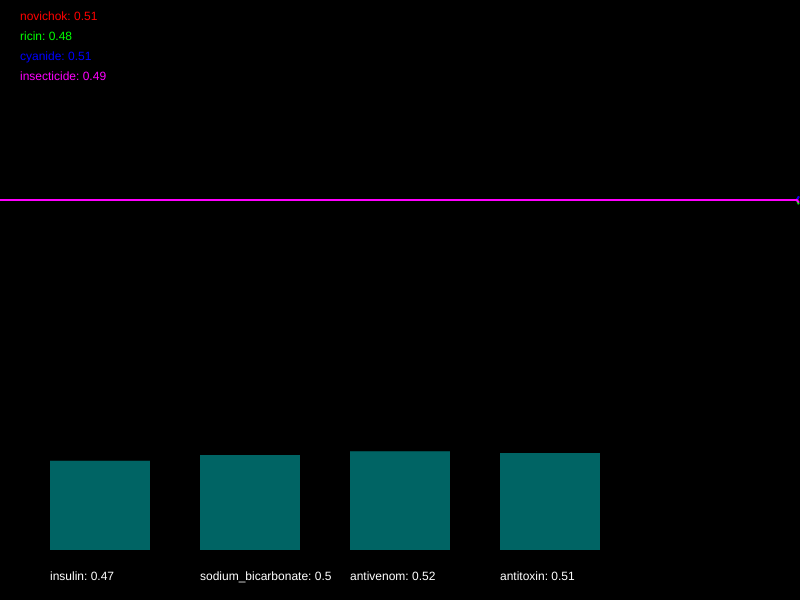
Frame 1 (no input)
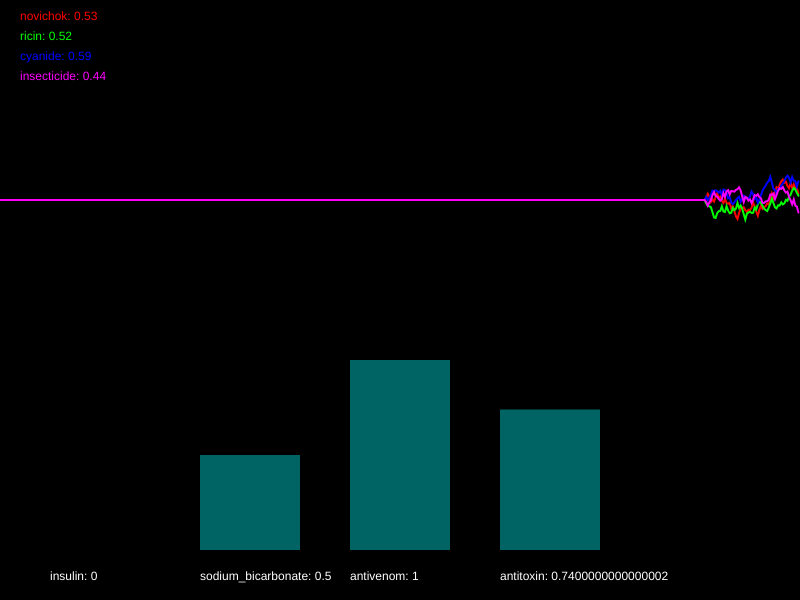
Frame 60 (no input)
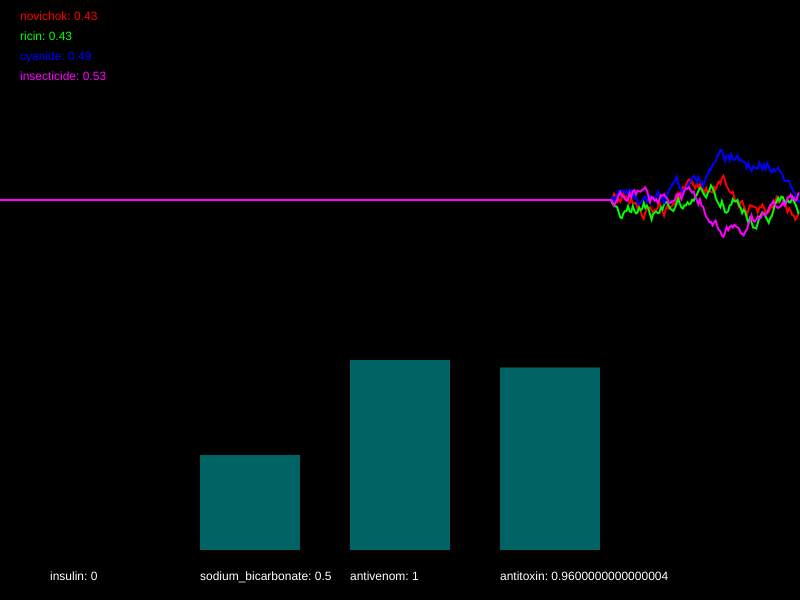
Frame 120 (the mouse pressed at the canvas centre since frame 60)

The p5.js sketch that drew these frames (run headless with seeded random() and noise() and a simulated clock; from frame 60 on, the mouse is pressed at the canvas centre):

// p5.js sketch
// ── sketch.js
/*

Officer: 7315287
CaseNum: 401-1-37565726-7315287

Case 401 - The Case of Norbert's Weiner Stand
Stage 2 - Toxic Burrito

Norbert is at it again. This time he’s set up a burrito stall and is lacing burritos with his foul toxin. The chaos is spreading. People are dropping like flies and burrito sales have fallen through the floor. To make matters worse it seems Norbert has cottoned on to our methods and has upped the complexity of his poison. You’ll find the antidote harder to develop this time. So kid, head down to the lab and get working.

You must develop the antidote by using conditional statements in the draw loop to do the following:

	- When insecticide goes above 0.4, decrement insulin by 0.03
	- If novichok dips below 0.45 and ricin goes above 0.44, increment insulin by 0.01
	- When cyanide dips below 0.29 and ricin goes above 0.32, reduce sodium_bicarbonate by 0.01
	- When insecticide goes above 0.63, increment sodium_bicarbonate by 0.05
	- If novichok goes above 0.6, try decreasing antivenom by 0.05
	- When cyanide goes above 0.38, increase antivenom by 0.02
	- When novichok goes above 0.52, decrement antitoxin by 0.02
	- When insecticide dips below 0.64, raise antitoxin by 0.01


Your conditional statements should consider the following poisons:

	- novichok
	- ricin
	- cyanide
	- insecticide


Your conditional statements should modify the following antidotes:

	- insulin
	- sodium_bicarbonate
	- antivenom
	- antitoxin


- There are many ways to complete this task but you should only use the following commands and operators:

	if(){}
	>
	<
	&&
	||
	+=
	-=

*/

//Declare the poison variables
var novichok;
var ricin;
var cyanide;
var insecticide;


//Declare the antidote variables
var insulin;
var sodium_bicarbonate;
var antivenom;
var antitoxin;


//This variable is used for drawing the graph
var graphs;


function setup()
{

	createCanvas(800,600);
	strokeWeight(2);

	//initialise the poisons and antidotes
	novichok = 0.5;
	ricin = 0.5;
	cyanide = 0.5;
	insecticide = 0.5;
	insulin = 0.5;
	sodium_bicarbonate = 0.5;
	antivenom = 0.5;
	antitoxin = 0.5;


	//fills the graph with empty values
	graphs = [];

	for(var i = 0; i < 4; i++)
	{
		graphs.push([]);
		for(var j = 0; j < 512; j++)
		{
			graphs[i].push(0.5);
		}
	}

}

function draw()
{

	//Develop the antidote below
	//Write conditional statements to change the amount of each substance ...

	if (insecticide > 0.4) {
		insulin -= 0.03;
	}

	if (novichok < 0.45 && ricin > 0.44) {
		insulin += 0.01;
	}

	if (cyanide < 0.29 && ricin > 0.32) {
		sodium_bicarbonate -= 0.01;
	}

	if (insecticide > 0.63) {
		sodium_bicarbonate += 0.05;
	}

	if (novichok > 0.6) {
		antivenom -= 0.05;
	}

	if (cyanide > 0.38) {
		antivenom += 0.02;
	}

	if (novichok > 0.52) {
		antitoxin -= 0.02;
	}

	if (insecticide < 0.64) {
		antitoxin += 0.01;
	}


	//////////////////////////////////////////////////////

	//the code below generates new values using random numbers

	/*
		For testing, you might want to temporarily comment out
		these lines and set the same variables to constant values
		instead.
	*/

	novichok = nextValue(graphs[0],novichok);
	ricin = nextValue(graphs[1],ricin);
	cyanide = nextValue(graphs[2],cyanide);
	insecticide = nextValue(graphs[3],insecticide);


	insulin = constrain(insulin, 0, 1);
	sodium_bicarbonate = constrain(sodium_bicarbonate, 0, 1);
	antivenom = constrain(antivenom, 0, 1);
	antitoxin = constrain(antitoxin, 0, 1);


	///////// DO NOT CHANGE THE CODE BELOW ///////////

	//drawing code

	// set background
	background(0);
	noFill();

	//draw the graphs for the vitals
	var colors = [
	color(255, 0, 0),
	color(0, 255, 0),
	color(0, 0, 255),
	color(255, 0, 255),
	color(255, 255, 0),
	color(0, 255, 255)
	];

	for(var i = 0; i < graphs.length; i++)
	{
		stroke(colors[i]);
		drawGraph(graphs[i]);
	}

	//draw the poisons as text
	noStroke();
	fill(colors[0]);
	text('novichok: ' + nf(novichok,1,2), 20,20);
	fill(colors[1]);
	text('ricin: ' + nf(ricin,1,2), 20,40);
	fill(colors[2]);
	text('cyanide: ' + nf(cyanide,1,2), 20,60);
	fill(colors[3]);
	text('insecticide: ' + nf(insecticide,1,2), 20,80);


	//draw the antidotes bar chart
	drawBar(insulin,50,'insulin');
	drawBar(sodium_bicarbonate,200,'sodium_bicarbonate');
	drawBar(antivenom,350,'antivenom');
	drawBar(antitoxin,500,'antitoxin');


}

function nextValue(graph, val)
{
	//gets the next value for a vital and puts it in an array for drawing
	var delta = random(-0.03,0.03);

	val += delta;
	if(val > 1 || val < 0)
	{
		delta *= -1;
		val += delta * 2;
	}

	graph.push(val)
	graph.shift();
	return val;
}

function drawGraph(graph)
{
	//draws an array as a graph
	beginShape();
	for(var i = 0; i < graph.length; i++)
	{
			vertex(width * i/512, height * 0.5 - graph[i]* height/3)
	}
	endShape();
}


function drawBar(val, x, name)
{
	//draws the bars for bar chart
    noStroke();
    fill(0,100,100);
	var mh = height * 0.4 - 50;
	rect(x,(height - 50) - val*mh, 100, val*mh);
    fill(255);
	text(name + ": " + val, x, height - 20);
}
